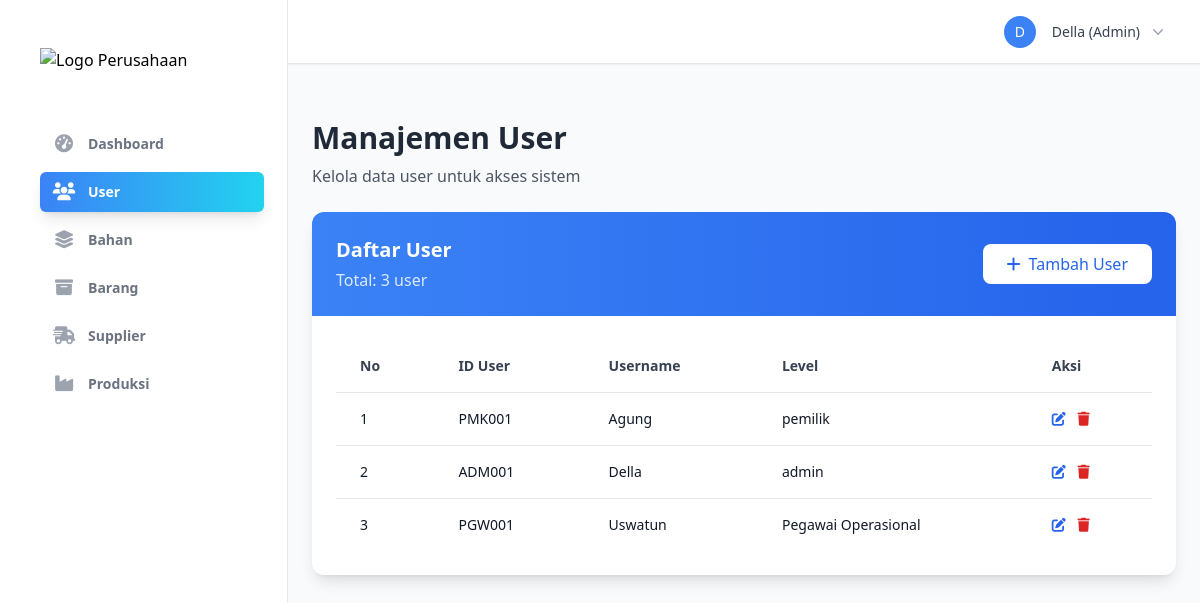
/pages/user_management.php (signed in), run on the app's committed database.
### tables this page shows
CREATE TABLE user (
    id_user VARCHAR(25) PRIMARY KEY,
    username VARCHAR(50) NOT NULL,
    password VARCHAR(60) NOT NULL,
    level ENUM('admin', 'Pegawai Operasional', 'pemilik') NOT NULL
);

### pages/user_management.php (the view, shortened to what this page needs)
<?php
require_once '../config/db_connect.php';
require_once '../includes/header.php';
$stmt = $pdo->query("SELECT * FROM user ORDER BY username");
$users = $stmt->fetchAll(PDO::FETCH_ASSOC);
?>
<div class="flex min-h-screen">
    <?php require_once '../includes/sidebar.php'; ?>
    <main class="flex-1 p-6">
        <div id="userManagement" class="section active">
            <div class="mb-6">
                <h2 class="text-3xl font-bold text-gray-800">Manajemen User</h2>
                <p class="text-gray-600 mt-2">Kelola data user untuk akses sistem</p>
            </div>
            <div class="bg-white rounded-xl shadow-lg overflow-hidden">
                <div class="bg-gradient-to-r from-blue-500 to-blue-600 p-6">
                    <div class="flex justify-between items-center">
                        <div>
                            <h3 class="text-xl font-semibold text-white">Daftar User</h3>
                            <p class="text-blue-100 mt-1">Total: <?php echo count($users); ?> user</p>
                        </div>
                        <button onclick="showAddUserForm()" class="bg-white text-blue-600 hover:bg-blue-50 px-6 py-2 rounded-lg font-medium transition duration-200 flex items-center">
                            <i class="fas fa-plus mr-2"></i>Tambah User
                        </button>
                    </div>
                </div>
                <div class="p-6">
                    <div class="overflow-x-auto">
                        <table class="min-w-full responsive-table">
                            <thead>
                                <tr class="border-b border-gray-200">
                                    <th class="px-6 py-4 text-left text-sm font-semibold text-gray-700">No</th>
                                    <th class="px-6 py-4 text-left text-sm font-semibold text-gray-700">ID User</th>
                                    <th class="px-6 py-4 text-left text-sm font-semibold text-gray-700">Username</th>
                                    <th class="px-6 py-4 text-left text-sm font-semibold text-gray-700">Level</th>
                                    <th class="px-6 py-4 text-left text-sm font-semibold text-gray-700">Aksi</th>
                                </tr>
                            </thead>
                            <tbody class="divide-y divide-gray-200">
                                <?php
                                $i = 1;
                                foreach ($users as $user): ?>
                                    <tr class="hover:bg-gray-50 transition duration-200">
                                        <td data-label="No." class="px-6 py-4 text-sm text-gray-900"><?php echo $i++; ?></td>
                                        <td data-label="ID User" class="px-6 py-4 text-sm font-medium text-gray-900"><?php echo htmlspecialchars($user['id_user']); ?></td>
                                        <td data-label="Username" class="px-6 py-4 text-sm text-gray-900"><?php echo htmlspecialchars($user['username']); ?></td>
                                        <td data-label="Level" class="px-6 py-4 text-sm text-gray-900"><?php echo htmlspecialchars($user['level']); ?></td>
                                        <td data-label="Aksi" class="px-6 py-4 text-sm font-medium">
                                            <button onclick="editUser('<?php echo $user['id_user']; ?>')" class="text-blue-600 hover:text-blue-900 mr-2"><i class="fas fa-edit"></i></button>
                                            <button onclick="deleteUser('<?php echo $user['id_user']; ?>')" class="text-red-600 hover:text-red-900"><i class="fas fa-trash"></i></button>
                                        </td>
                                    </tr>
                                <?php endforeach; ?>
                            </tbody>
                        </table>
                    </div>
                </div>
            </div>
        </div>
    </main>
</div>
<?php require_once '../includes/footer.php'; ?>

### data on the page
user: id_user "PMK001", username "Agung", level "pemilik"
user: id_user "ADM001", username "Della", level "admin"
user: id_user "PGW001", username "Uswatun", level "Pegawai Operasional"

### other printed values
$item['name'] "Dashboard"
$item['name'] "User"
$item['name'] "Bahan"
$item['name'] "Barang"
$item['name'] "Supplier"
$item['name'] "Produksi"
substr($currentUser['username'], 0, 1) "D"
$currentUser['username'] "Della"
$currentUser['level'] "Admin"
count($users) "3"
